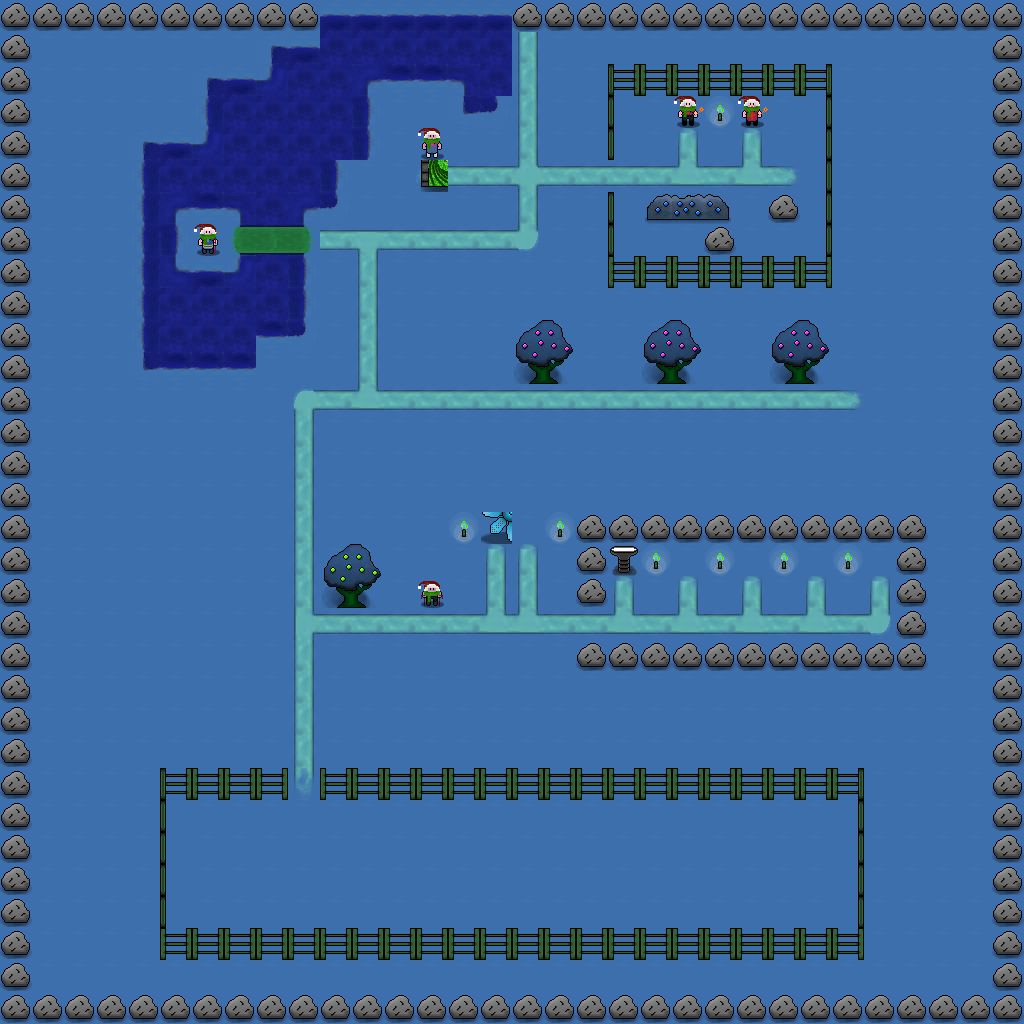

This game map was drawn from its Tiled (.tmx) file and the tilesets committed beside it. A one-line description and the trimmed map source follow:
An orthogonal 32x32 tile map with 32x32 px tiles, 12 tile layers (floor, solidobs, behindobs, monsters, ...), 3 tilesets.

<map version="1.0" orientation="orthogonal" width="32" height="32" tilewidth="32" tileheight="32">
 <tileset firstgid="1" name="maptiles" tilewidth="32" tileheight="32">
  <image source="World2Tileset.png" width="352" height="256" />
  <tile id="44">
   <properties>
    <property name="torch" value="true" />
   </properties>
  </tile>
 </tileset>
 <tileset firstgid="89" name="boss" tilewidth="32" tileheight="32">
  <image source="icycle_tilesheet.png" width="320" height="64" />
 </tileset>
 <tileset firstgid="109" name="npcs" tilewidth="32" tileheight="32">
  <image source="world2_npc.png" width="160" height="32" />
 </tileset>
 <layer name="floor" width="32" height="32">
  <data>[1024 cells, 1024 non-empty, 16 distinct tile ids]</data>
 </layer>
 <layer name="solidobs" width="32" height="32">
  <properties>
   <property name="solid" value="true" />
  </properties>
  <data>[1024 cells, 311 non-empty, 26 distinct tile ids]</data>
 </layer>
 <layer name="behindobs" width="32" height="32">
  <properties>
   <property name="z" value="1" />
  </properties>
  <data>[1024 cells, 8 non-empty, 4 distinct tile ids]</data>
 </layer>
 <layer name="monsters" width="32" height="32">
  <properties>
   <property name="monsters" value="true" />
  </properties>
  <data>[1024 cells, 80 non-empty, 1 distinct tile ids]</data>
 </layer>
 <layer name="torches" width="32" height="32">
  <properties>
   <property name="json" value="maps/world2/torches.json" />
   <property name="solid" value="true" />
   <property name="torch" value="true" />
  </properties>
  <data>[1024 cells, 7 non-empty, 1 distinct tile ids]</data>
 </layer>
 <layer name="boss" width="32" height="32">
  <properties>
   <property name="boss" value="Iceycle" />
   <property name="hidden" value="true" />
  </properties>
  <data>[1024 cells, 1 non-empty, 1 distinct tile ids]</data>
 </layer>
 <layer name="playerspawn" width="32" height="32">
  <properties>
   <property name="hidden" value="true" />
   <property name="playerspawn" value="true" />
  </properties>
  <data>[1024 cells, 1 non-empty, 1 distinct tile ids]</data>
 </layer>
 <layer name="npc1" width="32" height="32">
  <properties>
   <property name="npc" value="true" />
   <property name="solid" value="true" />
  </properties>
  <data>[1024 cells, 1 non-empty, 1 distinct tile ids]</data>
 </layer>
 <layer name="npc2" width="32" height="32">
  <properties>
   <property name="npc" value="true" />
   <property name="solid" value="true" />
  </properties>
  <data>[1024 cells, 1 non-empty, 1 distinct tile ids]</data>
 </layer>
 <layer name="npc3" width="32" height="32">
  <properties>
   <property name="npc" value="true" />
   <property name="solid" value="true" />
  </properties>
  <data>[1024 cells, 1 non-empty, 1 distinct tile ids]</data>
 </layer>
 <layer name="npc4" width="32" height="32">
  <properties>
   <property name="npc" value="true" />
   <property name="solid" value="true" />
  </properties>
  <data>[1024 cells, 1 non-empty, 1 distinct tile ids]</data>
 </layer>
 <layer name="npc5" width="32" height="32">
  <properties>
   <property name="npc" value="true" />
   <property name="solid" value="true" />
  </properties>
  <data>[1024 cells, 1 non-empty, 1 distinct tile ids]</data>
 </layer>
</map>
